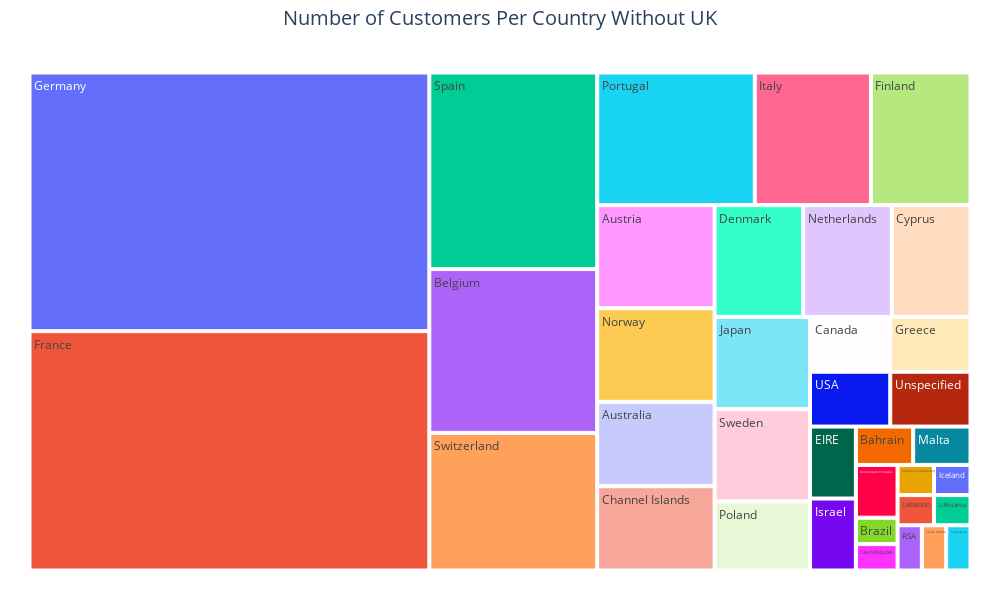

The notebook cell this image was saved under:
### Code cell
# PLOTLY TREEMAP
fig = px.treemap(df.groupby('country')[["customerid"]].nunique().sort_values(by="customerid", ascending=False).iloc[1:],
                 path=[df.groupby('country')[["customerid"]].nunique().sort_values(by="customerid", ascending=False).iloc[1:].index], 
                 values='customerid', 
                 width=1000, 
                 height=600)
fig.update_layout(title_text='Number of Customers Per Country Without UK',
                  title_x = 0.5, title_font = dict(size=20)
)
fig.update_layout(margin = dict(t=50, l=25, r=25, b=25))
fig.show()

### Figure 1 — Plotly figure (JSON) as saved in the notebook; plotly's stock layout.template omitted (floating-point values rounded to 4 significant figures)
{"data": [{"branchvalues": "total", "domain": {"x": [0, 1], "y": [0, 1]}, "hovertemplate": "labels=%{label}<br>customerid=%{value}<br>parent=%{parent}<br>id=%{id}<extra></extra>", "ids": ["Australia", "Austria", "Bahrain", "Belgium", "Brazil", "Canada", "Channel Islands", "Cyprus", "Czech Republic", "Denmark", "EIRE", "European Community", "Finland", "France", "Germany", "Greece", "Iceland", "Israel", "Italy", "Japan", "Lebanon", "Lithuania", "Malta", "Netherlands", "Norway", "Poland", "Portugal", "RSA", "Saudi Arabia", "Singapore", "Spain", "Sweden", "Switzerland", "USA", "United Arab Emirates", "Unspecified"], "labels": ["Australia", "Austria", "Bahrain", "Belgium", "Brazil", "Canada", "Channel Islands", "Cyprus", "Czech Republic", "Denmark", "EIRE", "European Community", "Finland", "France", "Germany", "Greece", "Iceland", "Israel", "Italy", "Japan", "Lebanon", "Lithuania", "Malta", "Netherlands", "Norway", "Poland", "Portugal", "RSA", "Saudi Arabia", "Singapore", "Spain", "Sweden", "Switzerland", "USA", "United Arab Emirates", "Unspecified"], "name": "", "parents": ["", "", "", "", "", "", "", "", "", "", "", "", "", "", "", "", "", "", "", "", "", "", "", "", "", "", "", "", "", "", "", "", "", "", "", ""], "type": "treemap", "values": [9, 11, 2, 25, 1, 4, 9, 8, 1, 9, 3, 1, 12, 87, 94, 4, 1, 3, 14, 8, 1, 1, 2, 9, 10, 6, 19, 1, 1, 1, 30, 8, 21, 4, 2, 4]}], "layout": {"height": 600, "legend": {"tracegroupgap": 0}, "margin": {"b": 25, "l": 25, "r": 25, "t": 50}, "title": {"font": {"size": 20}, "text": "Number of Customers Per Country Without UK", "x": 0.5}, "width": 1000}}
